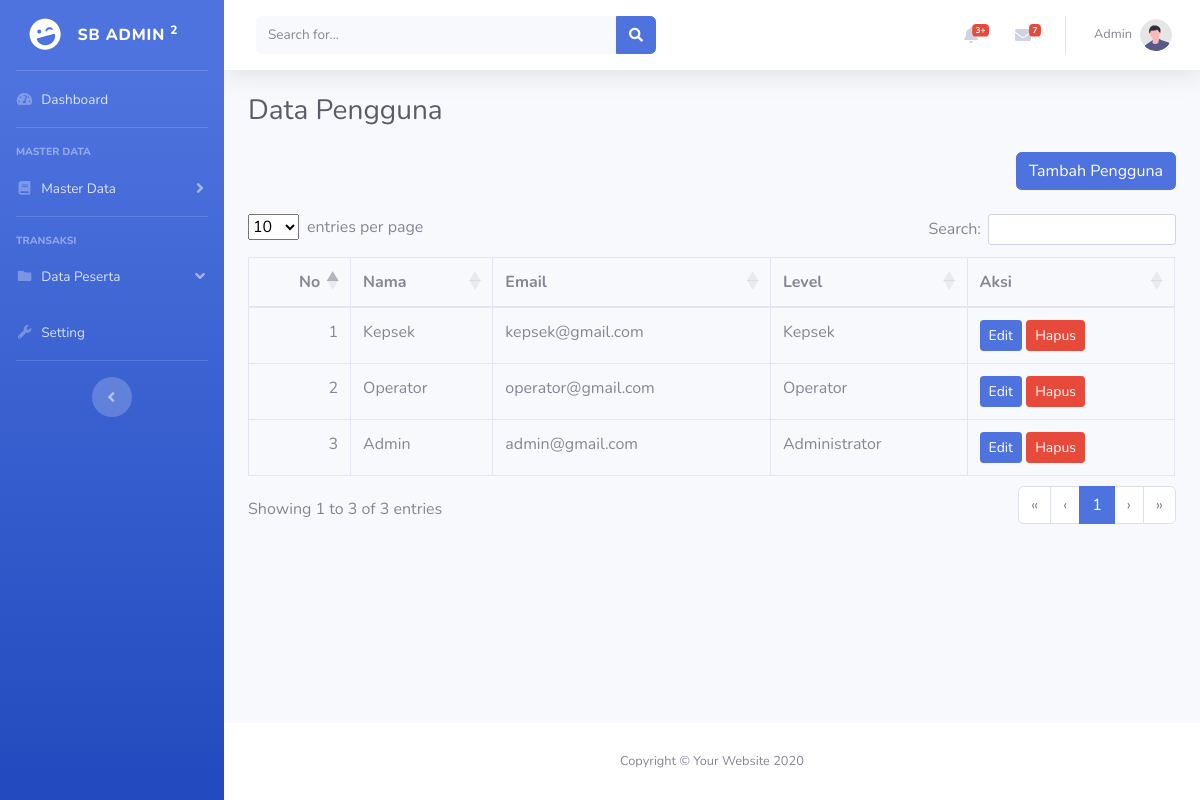
The page /user.php (signed in) on the database its author committed.
### tables this page shows
CREATE TABLE `user` (
  `id` int(11) NOT NULL,
  `id_level` int(11) NOT NULL,
  `nama` varchar(50) NOT NULL,
  `email` varchar(100) NOT NULL,
  `password` varchar(100) NOT NULL
);

CREATE TABLE `level` (
  `id` int(11) NOT NULL,
  `nama_level` varchar(50) NOT NULL,
  `keterangan` text NOT NULL
);

### user.php (the view, shortened to what this page needs)
<?php
include 'config/config.php';
$queryUser = mysqli_query($koneksi, "SELECT user.*, level.nama_level FROM user LEFT JOIN level ON level.id = user.id_level ORDER BY user.id DESC");
?>
<!DOCTYPE html>
<html lang="en">
<head>
    <?php include 'inc/head.php'; ?>
</head>
<body id="page-top">
    <div id="wrapper">
        <?php include 'inc/sidebar.php'; ?>
        <div id="content-wrapper" class="d-flex flex-column">
            <div id="content">
                <?php include 'inc/navbar.php'; ?>
                <div class="container-fluid">
                    <h1 class="h3 mb-4 text-gray-800">Data Pengguna</h1>
                    <div align="right">
                        <a href="tambah-user.php" class="btn btn-primary mb-3">Tambah Pengguna</a>
                    </div>
                    <div class="table-responsive">
                        <table class="table table-bordered" id="datatables">
                            <thead>
                                <tr>
                                    <th>No</th>
                                    <th>Nama</th>
                                    <th>Email</th>
                                    <th>Level</th>
                                    <th>Aksi</th>
                                </tr>
                            </thead>
                            <tbody>
                                <?php $no = 1;
                                while ($dataUser = mysqli_fetch_assoc($queryUser)) { ?>
                                    <tr>
                                        <td><?php echo $no++ ?> </td>
                                        <td><?php echo $dataUser['nama'] ?></td>
                                        <td><?php echo $dataUser['email'] ?></td>
                                        <td><?php echo $dataUser['nama_level'] ?></td>
                                        <td>
                                            <a href="tambah-user.php?edit=<?php echo $dataUser['id'] ?>" class="btn btn-primary btn-sm">Edit</a>
                                            <a onclick="return confirm('Apakah anda yakin akan menghapus data ini??')" href="tambah-user.php?delete=<?php echo $dataUser['id'] ?>" class="btn btn-danger btn-sm">Hapus</a>
                                        </td>
                                    </tr>
                                <?php } ?>
                            </tbody>
                        </table>
                    </div>
                </div>
            </div>
            <footer class="sticky-footer bg-white">
                <div class="container my-auto">
                    <div class="copyright text-center my-auto">
                        <span>Copyright &copy; Your Website 2020</span>
                    </div>
                </div>
            </footer>
        </div>
    </div>
</body>
</html>

### inc/head.php (shortened to what this page needs)
<link href="assets/admin/vendor/fontawesome-free/css/all.min.css" rel="stylesheet" type="text/css">
<link href="assets/admin/css/sb-admin-2.min.css" rel="stylesheet">
<link rel="stylesheet" href="assets/DataTables/datatables.min.css">

### inc/sidebar.php (shortened to what this page needs)
<ul class="navbar-nav bg-gradient-primary sidebar sidebar-dark accordion" id="accordionSidebar">
    <a class="sidebar-brand d-flex align-items-center justify-content-center" href="index.html">
        <div class="sidebar-brand-icon rotate-n-15">
            <i class="fas fa-laugh-wink"></i>
        </div>
        <div class="sidebar-brand-text mx-3">SB Admin <sup>2</sup></div>
    </a>
    <hr class="sidebar-divider my-0">
    <li class="nav-item">
        <a class="nav-link" href="dashboard.php">
            <i class="fas fa-fw fa-tachometer-alt"></i>
            <span>Dashboard</span></a>
    </li>
    <hr class="sidebar-divider">
    <?php if ($_SESSION['id_level'] == 1 or $_SESSION['id_level'] == 2) : ?>
        <div class="sidebar-heading">
            Master Data
        </div>
        <li class="nav-item">
            <a class="nav-link collapsed" href="#" data-toggle="collapse" data-target="#collapseUtilities" aria-expanded="true" aria-controls="collapseUtilities">
                <i class="fas fa-fw fa-book"></i>
                <span>Master Data</span>
            </a>
        </li>
    <?php endif ?>
    <hr class="sidebar-divider">
    <div class="sidebar-heading">
        Transaksi
    </div>
    <li class="nav-item ">
        <a class="nav-link" href="#" data-toggle="collapse" data-target="#collapsePages" aria-expanded="true" aria-controls="collapsePages">
            <i class="fas fa-fw fa-folder"></i>
            <span>Data Peserta</span>
        </a>
    </li>
    <li class="nav-item">
        <a class="nav-link" href="tables.html">
            <i class="fas fa-fw fa-wrench"></i>
            <span>Setting</span></a>
    </li>
    <hr class="sidebar-divider d-none d-md-block">
    <div class="text-center d-none d-md-inline">
        <button class="rounded-circle border-0" id="sidebarToggle"></button>
    </div>
</ul>

### inc/navbar.php (shortened to what this page needs)
<nav class="navbar navbar-expand navbar-light bg-white topbar mb-4 static-top shadow">
    <form class="d-none d-sm-inline-block form-inline mr-auto ml-md-3 my-2 my-md-0 mw-100 navbar-search">
        <div class="input-group">
            <input type="text" class="form-control bg-light border-0 small" placeholder="Search for..." aria-label="Search" aria-describedby="basic-addon2">
            <div class="input-group-append">
                <button class="btn btn-primary" type="button">
                    <i class="fas fa-search fa-sm"></i>
                </button>
            </div>
        </div>
    </form>
    <ul class="navbar-nav ml-auto">
        <li class="nav-item dropdown no-arrow mx-1">
            <a class="nav-link dropdown-toggle" href="#" id="alertsDropdown" role="button" data-toggle="dropdown" aria-haspopup="true" aria-expanded="false">
                <i class="fas fa-bell fa-fw"></i>
                <span class="badge badge-danger badge-counter">3+</span>
            </a>
        </li>
        <li class="nav-item dropdown no-arrow mx-1">
            <a class="nav-link dropdown-toggle" href="#" id="messagesDropdown" role="button" data-toggle="dropdown" aria-haspopup="true" aria-expanded="false">
                <i class="fas fa-envelope fa-fw"></i>
                <span class="badge badge-danger badge-counter">7</span>
            </a>
        </li>
        <li class="nav-item dropdown no-arrow">
            <a class="nav-link dropdown-toggle" href="#" id="userDropdown" role="button" data-toggle="dropdown" aria-haspopup="true" aria-expanded="false">
                <span class="mr-2 d-none d-lg-inline text-gray-600 small"><?php echo $_SESSION['nama'] ?></span>
                <img class="img-profile rounded-circle" src="img/undraw_profile.svg">
            </a>
        </li>
    </ul>
</nav>

### rows shown on the page
user: nama "Kepsek", email "kepsek@gmail.com", id_level.nama_level "Kepsek"
user: nama "Operator", email "operator@gmail.com", id_level.nama_level "Operator"
user: nama "Admin", email "admin@gmail.com", id_level.nama_level "Administrator"

### other values the page prints
$_SESSION['nama'] "Admin"
